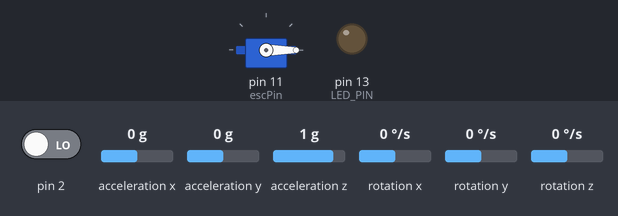
A sketch run on a simulated Arduino Uno, built with avr-gcc and run on an emulated ATmega328P. On the bench: servo, output pins drawn as LEDs (lit = HIGH). Dashed ring = blinking. Inputs (shaded band) come from the test bench; at power-on: acceleration y 0 g, acceleration z 1 g, pin 2 LOW, acceleration x 0 g, rotation x 0 °/s, rotation y 0 °/s, rotation z 0 °/s. The sensor or clock chip raises its interrupt line as the real part does; what the sketch prints to the serial monitor is not drawn.

Above: at 0.6 s.
At 2.75 s:
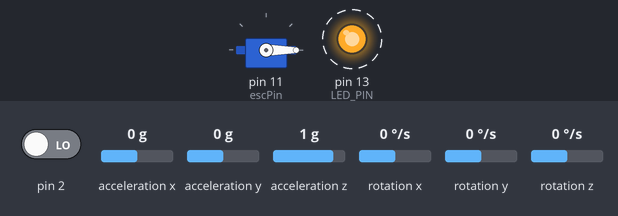
2.8 s: acceleration y set to -0.2 g
5.8 s: acceleration z set to -1.4 g
Timing chart, 0 to 14.8 s (numbered marks = the images above; inputs shaded):
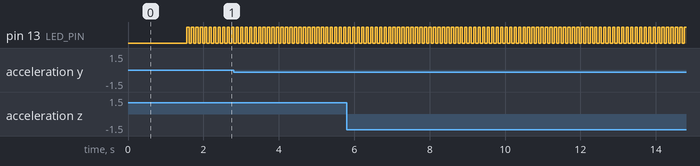

The sketch:

IMU_propeller.ino
```cpp
////////////////////////////////////////////////////////////
////////////////////////////////////////////////////////////
/////                                                  /////
/////       Modulo de lectura para procesamiento en    /////
/////        hardware externo de datos del MPU6050     /////
/////                                                  /////
/////           Hecho por Lucas Martin Gago como       /////
/////          Trabajo adicional para Mecatronica      /////
/////                                                  /////
/////                        17/6/2016                 /////
////////////////////////////////////////////////////////////
////////////////////////////////////////////////////////////

#include "I2Cdev.h"
#include "MPU6050_6Axis_MotionApps20.h"
#include "Wire.h"
#include <Servo.h>

////////////////////////////////////////////////////////////
/////                                                  /////
/////             Delaracion de variables              /////
/////                                                  /////
////////////////////////////////////////////////////////////

Servo esc;
int escPin = 11;
int minPulseRate        = 1000;
int maokPulseRate        = 2000;
int throttleChangeDelay = 50;
int currentThrottle;
int data = 0;
int in=0;
int count=0;
MPU6050 mpu(0x68);
#define OUTPUT_READABLE_YAWPITCHROLL
#define LED_PIN 13
bool blinkState = false;
bool dmpReady = false;
uint8_t mpuIntStatus;
uint8_t devStatus;
uint16_t packetSize;
uint16_t fifoCount;
uint8_t fifoBuffer[128];
Quaternion q;
VectorFloat gravity;
float euler[3];
float ypr[3];
volatile bool mpuInterrupt = false;


////////////////////////////////////////////////////////////
/////                                                  /////
/////                     SETUP                        /////
/////                                                  /////
////////////////////////////////////////////////////////////

void setup() {

    Wire.begin();
    TWBR = 24;
    Serial.begin(9600);
    initEscs();
    //startUpMotors();
    mpu.initialize();
    devStatus = mpu.dmpInitialize();
    mpu.setXGyroOffset(220);
    mpu.setYGyroOffset(76);
    mpu.setZGyroOffset(-85);
    mpu.setZAccelOffset(1788);
    if (devStatus == 0) {
        mpu.setDMPEnabled(true);
        attachInterrupt(0, dmpDataReady, RISING);
        mpuIntStatus = mpu.getIntStatus();
        dmpReady = true;
        packetSize = mpu.dmpGetFIFOPacketSize();
    } else {
        Serial.print(F("DMP Initialization failed (code "));
        Serial.print(devStatus);
        Serial.println(F(")"));
    }
    pinMode(LED_PIN, OUTPUT);
    delay(1000);
}

////////////////////////////////////////////////////////////
/////                                                  /////
/////                     LOOP                         /////
/////                                                  /////
////////////////////////////////////////////////////////////

void loop() {
    if (!dmpReady) return;
    // Lectura de datos serie si estan disponibles
    // Asegurandonos de que no estamos en una interrupcion ni en
    // un desbordamiento del buffer
    while (!mpuInterrupt && fifoCount < packetSize) {

                if (Serial.available() > 0) {
                   data = Serial.read();
                   serialFlush();
                   delay(10);
                }

         changeThrottle(data);

    }
    // Bajo flag para interrupcion
    mpuInterrupt = false;
    mpuIntStatus = mpu.getIntStatus();
    fifoCount = mpu.getFIFOCount();

    if ((mpuIntStatus & 0x10) || fifoCount == 1024) {
        mpu.resetFIFO();
    } else if (mpuIntStatus & 0x02) {
        while (fifoCount < packetSize) fifoCount = mpu.getFIFOCount();
        mpu.getFIFOBytes(fifoBuffer, packetSize);
        fifoCount -= packetSize;
        mpu.dmpGetQuaternion(&q, fifoBuffer);
        mpu.dmpGetGravity(&gravity, &q);
        mpu.dmpGetYawPitchRoll(ypr, &q, &gravity);
        float datitoy=(ypr[2] * 180/M_PI)*100;
        int idatitoy=datitoy;
        char ch[4];
        // Envio los datos a Simulink, empezando la cadena con E si es
        // positivo o con D si es negativo
        if(idatitoy<0){
          Serial.write("E");
          idatitoy=idatitoy*-1;
            }
        else{Serial.write("D");}
        int mil=idatitoy/1000;
        int inter=idatitoy%1000;
        int cent=inter/100;
        inter=inter%100;
        int dec=inter/10;
        int uni=inter%10;
        itoa(idatitoy, ch, 10);
        Serial.write(mil+48);
        Serial.write(cent+48);
        Serial.write(dec+48);
        Serial.write(uni+48);
        delay(50);
        blinkState = !blinkState;
        digitalWrite(LED_PIN, blinkState);
    }
}
////////////////////////////////////////////////////////////
/////                                                  /////
/////         Interrupcion para leer datos             /////
/////                                                  /////
////////////////////////////////////////////////////////////

  void dmpDataReady() {
    mpuInterrupt = true;
  }

////////////////////////////////////////////////////////////
/////                                                  /////
/////        Cambio gradual de thrust para evitar      /////
/////                 picos de corriente               /////
////////////////////////////////////////////////////////////
 void changeThrottle(int throttle) {
  int currentThrottle = readThrottle();

  int step = 1;
  if(throttle < currentThrottle) {
    step = -1;
  }

  while(currentThrottle != throttle) {
    writeToEscs(currentThrottle + step);

    currentThrottle = readThrottle();
    delay(throttleChangeDelay);
  }
}
 ////////////////////////////////////////////////////////////
/////                                                  /////
/////              Lectura de valor actual             /////
/////                                                  /////
////////////////////////////////////////////////////////////
int readThrottle() {
  int throttle = esc.read();
  return throttle;
}

 ////////////////////////////////////////////////////////////
/////                                                  /////
/////                 Escritura a ESC                  /////
/////                                                  /////
////////////////////////////////////////////////////////////

void writeToEscs(int throttle) {
  esc.write(throttle);
}

 ////////////////////////////////////////////////////////////
/////                                                  /////
/////              Iniciar los ESC                     /////
/////                                                  /////
////////////////////////////////////////////////////////////

void initEscs() {
  esc.attach(escPin, minPulseRate, maokPulseRate);


  writeToEscs(0);
}

////////////////////////////////////////////////////////////
/////                                                  /////
/////                   Calentar motores               /////
/////                                                  /////
////////////////////////////////////////////////////////////
void startUpMotors() {
  writeToEscs(50);
}

////////////////////////////////////////////////////////////
/////                                                  /////
/////                Normalizar valores                /////
/////                                                  /////
////////////////////////////////////////////////////////////

int normalizeThrottle(int value) {
  if(value < 0) {
    return 0;

  } else if(value > 180) {
    return 180;
  }

  return value;
}

////////////////////////////////////////////////////////////
/////                                                  /////
/////               Vaciar buffer serie                /////
/////                                                  /////
////////////////////////////////////////////////////////////

void serialFlush(){
  while(Serial.available() > 0) {
    char t = Serial.read();
  }
}
```

Measured:
- by itself, pin 13 (LED_PIN): alternates HIGH for 0.06 s and LOW for 0.06 s
